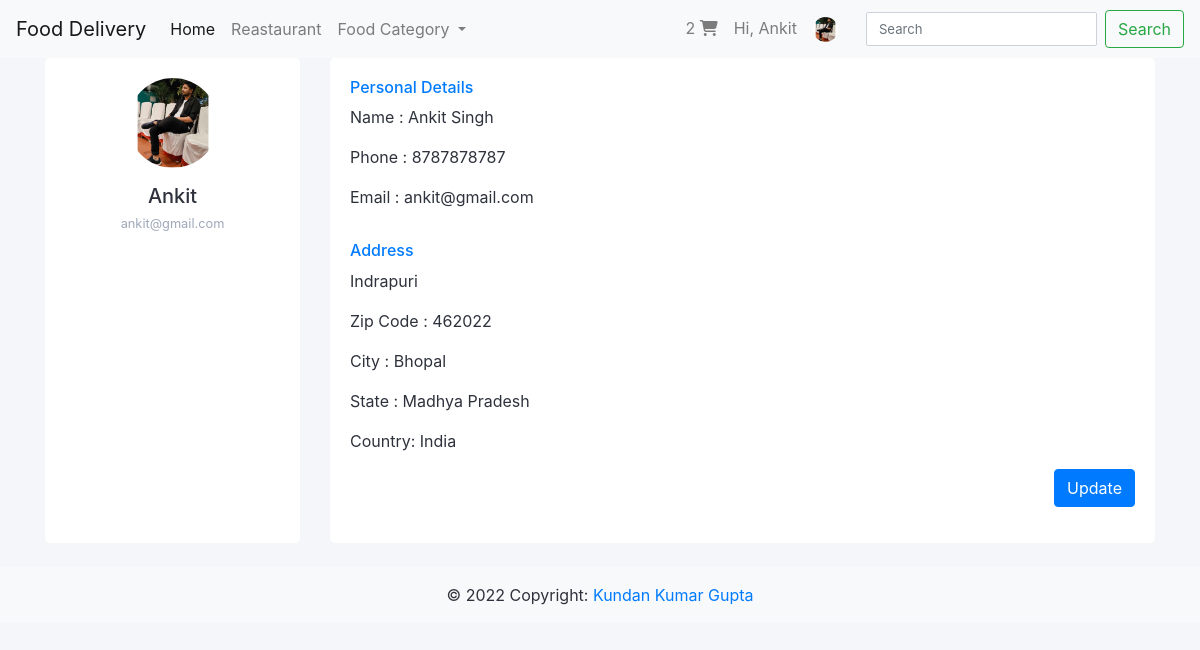
/profile/ (signed in), run on the app's committed database.
### user/models.py (models this page shows, shortened)
class users(AbstractUser):
    username = None
    email = models.EmailField(_("email address"), unique=True)
    address = models.OneToOneField(Address, blank=True,null=True, on_delete=models.SET_NULL, related_name="user_address")
    image = models.ImageField(null=True, blank=True,default="default.png")
    phone = models.CharField(max_length=50,null=True,blank=True)
    is_customer = models.BooleanField(default=True)
    is_delivery_person = models.BooleanField(default=False)
    USERNAME_FIELD = 'email'
    REQUIRED_FIELDS = []
    objects = CustomUserManager()

class Address(models.Model):
    area = models.CharField(max_length=100, null=True, blank=True)
    city = models.CharField(max_length=100, null=True, blank=True)
    state = models.CharField(max_length=50,null=True, blank=True)
    country = models.CharField(max_length=50, null=True, blank=True)
    pincode = models.CharField(max_length=20, null=True, blank=True)

### user/views.py (the view)
# urls.py: path('profile/',views.profile,name='profile'),
@login_required(login_url='user:login')
def profile(request):
    return render(request,'profile.html')

### user/templates/profile.html
{% extends 'base.html' %}
{% load static %}
{% block extra_css %}
    <link rel="stylesheet" href="{% static 'css/profile_update.css' %}">
{% endblock extra_css %}
{% block content %}
<div class="container">
    <div class="row gutters">
    <div class="col-xl-3 col-lg-3 col-md-12 col-sm-12 col-12">
    <div class="card h-100">
        <div class="card-body">
            <div class="account-settings">
                <div class="user-profile">
                    <div class="user-avatar">
                        <img src="{{request.user.image.url}} " alt="{{request.user.first_name}}">
                    </div>
                    <h5 class="user-name">{{request.user.first_name}}</h5>
				    <h6 class="user-email">{{request.user.email}}</h6>
                </div>
            </div>
        </div>
    </div>
    </div>
    <div class="col-xl-9 col-lg-9 col-md-12 col-sm-12 col-12">
    <div class="card h-100">
        <div class="card-body">
            <div class="row gutters">
                <div class="col-xl-12 col-lg-12 col-md-12 col-sm-12 col-12">
                    <h6 class="mb-2 text-primary">Personal Details</h6>
                </div>
                <div class="col-xl-6 col-lg-6 col-md-6 col-sm-6 col-12">
                    <div class="form-group">
                        <p>Name : {{request.user.first_name}} {{request.user.last_name}}</p>
                    </div>
                    <div class="form-group">
                        <p>Phone : {{request.user.phone}} </p>
                    </div>
                    <div class="form-group">
                        <p>Email : {{request.user.email}} </p>
                    </div>
                </div>
            </div>
            <div class="row gutters">
                <div class="col-xl-12 col-lg-12 col-md-12 col-sm-12 col-12">
                    <h6 class="mt-3 mb-2 text-primary">Address</h6>
                </div>
                <div class="col-xl-6 col-lg-6 col-md-6 col-sm-6 col-12">
                    <p>{{request.user.address.area}}</p>
                    <p>Zip Code : {{request.user.address.pincode}}</p>
                    <p>City : {{request.user.address.city}}</p>
                    <p>State : {{request.user.address.state}}</p>
                    <p>Country: {{request.user.address.country}}</p>
                </div>
            </div>
            <div class="row gutters">
                <div class="col-xl-12 col-lg-12 col-md-12 col-sm-12 col-12">
                    <div class="text-right">
                        <a href="{% url 'user:profile_update' %}" id="submit" name="submit" class="btn btn-primary">Update</a>
                    </div>
                </div>
            </div>
        </div>
    </div>
    </div>
    </div>
    </div>
    {% endblock content %}

### templates/include/navbar.html (shortened to what this page needs)
{% load static %}
<nav class="navbar navbar-expand-lg navbar-light bg-light sticky-top">
    <a class="navbar-brand" href="{% url 'user:home' %}">Food Delivery</a>
    <div class="collapse navbar-collapse" id="navbarNavDropdown">
      <ul class="navbar-nav">
        <li class="nav-item active">
          <a class="nav-link" href="{% url 'user:home' %}">Home <span class="sr-only">(current)</span></a>
        </li>
        <li class="nav-item">
          <a class="nav-link" href="{% url 'reastaurent:restaurant_all' %}">Reastaurant</a>
        </li>
        <li class="nav-item dropdown">
          <a class="nav-link dropdown-toggle" href="#" id="navbarDropdownMenuLink" data-toggle="dropdown" aria-haspopup="true" aria-expanded="false">
            Food Category
          </a>
        </li>
        {% if  request.user.is_authenticated %}
        </ul>
        <ul class="navbar-nav ml-auto">
          <li class="nav-item">
            <a href="{% url 'reastaurent:cart' %}" class="nav-link">{{request.user.all_cart_food.all.count}} <i class="fas fa-shopping-cart"></i></a>
          </li>
          <li class="nav-item">
            <a class="nav-link" href="{% url 'user:profile' %}">Hi, {{request.user.first_name}}</a>
          </li>
          <li class="nav-item dropdown nav-user" style="margin-right:20px;">
            <a class="nav-link nav-user-img" href="#" id="navbarDropdownMenuLink2" data-toggle="dropdown" aria-haspopup="true" aria-expanded="false"><img src="{{request.user.image.url}}" alt="" height="25" class="user-avatar-md rounded-circle"></a>
          </li>
        </ul>
        {% endif %}
    </div>
    <form class="form-inline my-2 my-lg-0">
      <input class="form-control mr-sm-2" type="search" placeholder="Search" aria-label="Search">
      <button class="btn btn-outline-success my-2 my-sm-0" type="submit">Search</button>
    </form>
  </nav>

### static/css/profile_update.css (style rules this page uses)
body { margin: 0; color: #2e323c; background: #f5f6fa; position: relative; height: 100%; }
.account-settings .user-profile { margin: 0 0 1rem 0; padding-bottom: 1rem; text-align: center; }
.account-settings .user-profile .user-avatar { margin: 0 0 1rem 0; }
.account-settings .user-profile .user-avatar img { width: 90px; height: 90px; -webkit-border-radius: 100px; -moz-border-radius: 100px; border-radius: 100px; }
.account-settings .user-profile h5.user-name { margin: 0 0 0.5rem 0; }
.account-settings .user-profile h6.user-email { margin: 0; font-size: 0.8rem; font-weight: 400; color: #9fa8b9; }
.form-control { border: 1px solid #cfd1d8; -webkit-border-radius: 2px; -moz-border-radius: 2px; border-radius: 2px; font-size: .825rem; background: #ffffff; color: #2e323c; }
.card { background: #ffffff; -webkit-border-radius: 5px; -moz-border-radius: 5px; border-radius: 5px; border: 0; margin-bottom: 1rem; }

### data on the page
users: user.all_cart_food.all.count "2", user.first_name "Ankit", user.image (picture), user.email "ankit@gmail.com", user.last_name "Singh", user.phone "8787878787", user.address.area "Indrapuri", user.address.pincode "462022", user.address.city "Bhopal", user.address.state "Madhya Pradesh", user.address.country "India"
